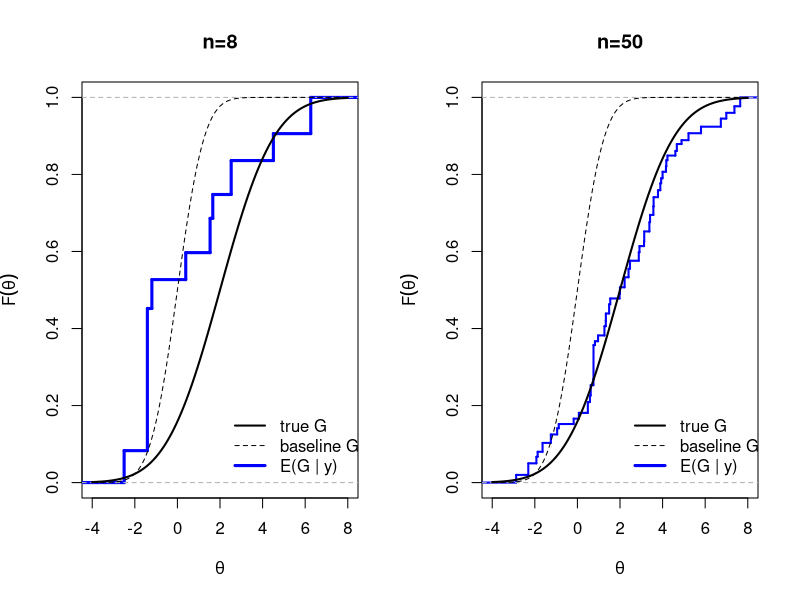

Generate this figure with R:
postsample <- function(n, M) {
  ##data
  x <- rnorm(n,mean = 2, sd = 2)
  p <- rep(1/(M+n), n)
  base <- rnorm(1)
  p <- c( M/(M+n), p)
  x <- c(base, x) 

  ##posterior sample
  post <- sample(size = 1000, x = x, prob = p, replace = TRUE)
  return(post)
}

##plot cdf
par(mfrow=c(1,2))

plot(ecdf(postsample(8,5)), verticals = TRUE, do.points = FALSE, 
     lwd = 3, col = 'blue', ylab = expression(F(theta)), xlab = expression(theta),
     main = 'n=8', xlim = c(-4,8), ylim = c(0,1))
curve(pnorm(x,mean=2, sd=2), from =-4, to = 8, add = TRUE,lwd=2)
curve(pnorm, from =-4, to = 8, add = TRUE, lty = 2)
legend(2,0.2, legend=c("true G", "baseline G0", "E(G | y)"),
         lty=c(1,2,1), lwd=c(2,1,3), col=c('black', 'black', 'blue'), bty="n")

plot(ecdf(postsample(50,5)), verticals = TRUE, do.points = FALSE, 
     lwd = 2, col = 'blue', ylab = expression(F(theta)), xlab = expression(theta),
     main = 'n=50', xlim = c(-4,8), ylim = c(0,1))
curve(pnorm(x,mean=2, sd=2), from =-4, to = 8, add = TRUE,lwd=2)
curve(pnorm, from =-4, to = 8, add = TRUE, lty = 2)
legend(2,0.2, legend=c("true G", "baseline G0", "E(G | y)"),
         lty=c(1,2,1), lwd=c(2,1,3), col=c('black', 'black', 'blue'), bty="n")



